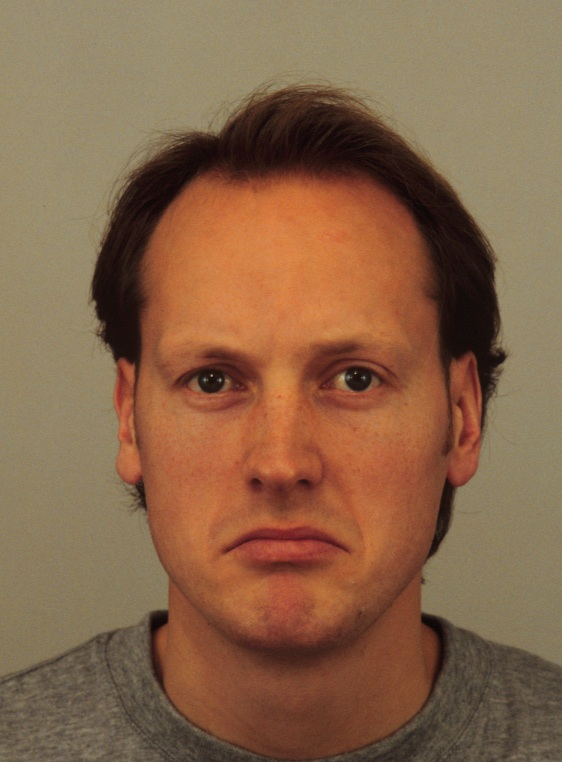
#> input picture fac/AM10SAS.JPG, 562 x 762 px, found by its file name
$ python 'Face Detection 2.py'   (Python 2 division)   (older library calls are emulated)
#> lines starting #> are read from the running program, lines starting #| are printed output that depends on the picture; after the words box and inside, x2 and y2 are one past the last pixel; in counts of white or black regions, pixels touching at a corner belong together
import cv2
import numpy as np
#from skimage.feature import greycomatrix

img = cv2.imread("F:\Projects\Emotion Detection\Database\AM10SAS.jpg")
#> img is the input picture: shape (762, 562, 3); mean B, G, R 73.2, 100.8, 135.6

gray = cv2.cvtColor(img, cv2.COLOR_BGR2GRAY)
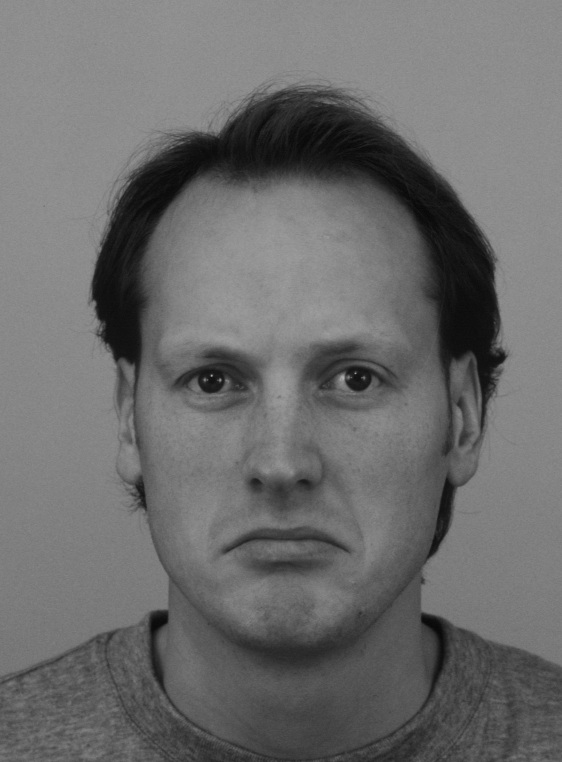
#> gray: shape (762, 562); min 6, max 174, mean 108.1
face_cascade = cv2.CascadeClassifier('F:\Program Files\OpenCV\sources\data\haarcascades\haarcascade_frontalface_default.xml')
eye_cascade = cv2.CascadeClassifier('F:\Program Files\OpenCV\sources\data\haarcascades\haarcascade_eye.xml')
mouth_cascade = cv2.CascadeClassifier('F:\Program Files\OpenCV\sources\data\haarcascades\haarcascade_mcs_mouth.xml')

faces = face_cascade.detectMultiScale(gray, scaleFactor = 1.5, minNeighbors = 5)
#> faces = [[84, 219, 410, 410]]

for (x,y,w,h) in faces:
    cv2.rectangle(img, (x,y), (x+w,y+h), (255,0,0), 2)
    roi_gray = gray[y:y+h, x:x+w]
    roi_color = img[y:y+h, x:x+w]

    eyes = eye_cascade.detectMultiScale(roi_gray, scaleFactor = 1.2, minNeighbors = 3, flags = 1, minSize = (70, 40))
    mouth = mouth_cascade.detectMultiScale(roi_gray, scaleFactor = 2.8, minNeighbors = 11, flags = 1, minSize = (150, 80))
    count = 0
    for (ex,ey,ew,eh) in eyes:
        ey = int(ey + 0.3*eh)
        eh = int(eh - 0.4*eh)
        cv2.rectangle(roi_color, (ex,ey), (ex+ew,ey+eh), (0,255,0), 2)

# [26 lines of commented-out code are left out]


    for (mx, my, mw, mh) in mouth:
        mxorg = mx
        myorg = my
        my = int(my + 0.25*mh)
        mh = int(mh - 0.5*mh)
        cv2.rectangle(roi_color, (mx, my), (mx+mw, my+mh), (0, 0, 255), 2)

        mouth_roi = roi_gray[my:my+mh, mx:mx+mw]
        mouth_roi_color = roi_color[my:my+mh, mx:mx+mw]
        kernel = np.ones((3,3), np.uint8)
        imgl = mouth_roi[:, 0:mouth_roi.shape[1]/2]
        imgr = mouth_roi[:, mouth_roi.shape[1]/2:mouth_roi.shape[1]]

        corners = cv2.cornerHarris(np.float32(imgl), 2, 5, 0.04)
        dst = cv2.dilate(corners, kernel, iterations = 2)
        mx1_cord = int(np.where(dst == dst.max())[0].mean())
        my1_cord = int(np.where(dst == dst.max())[1].mean())
        cv2.circle(mouth_roi_color, (my1_cord, mx1_cord), 5, (0, 0, 255), -1)

        corners = cv2.cornerHarris(np.float32(imgr), 2, 5, 0.04)
        dst = cv2.dilate(corners, kernel, iterations = 2)
        mx2_cord = int(np.where(dst == dst.max())[0].mean())
        my2_cord = int(np.where(dst == dst.max())[1].mean())
        cv2.circle(mouth_roi_color, (mouth_roi.shape[1]/2+my2_cord, mx2_cord), 5, (0, 0, 255), -1)
#> this loop made 1 pass
#> (x, y, w, h, eyes, mouth, count) on pass 1: (84, 219, 410, 410, [[216, 112, 92, 92], [81, 118, 88, 88]], [[103, 274, 196, 118]], 0)
#> pass 1, `roi_gray = gray[y:y+h, x:x+w]`:
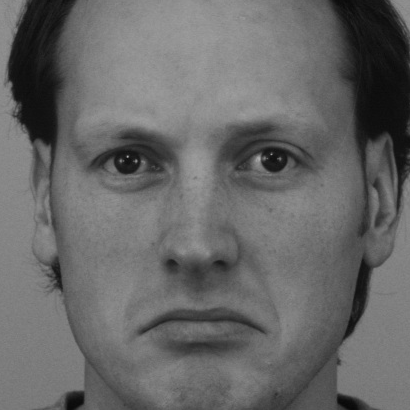
#> roi_gray: shape (410, 410); min 8, max 174, mean 103.7
#> after the loop:
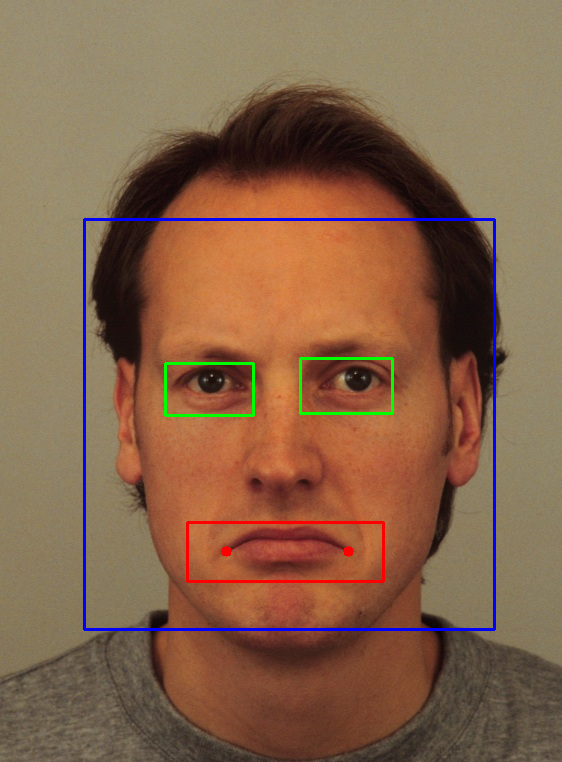
#> img: shape (762, 562, 3); 1.94% of pixels changed, all inside (x1, y1, x2, y2) = (83, 218, 496, 631)
#> after the loop:
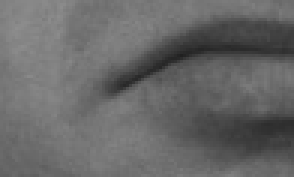
#> imgl: shape (59, 98) (shown 3 times larger); min 32, max 142, mean 103.8
#> after the loop:
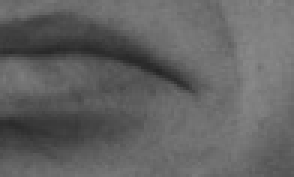
#> imgr: shape (59, 98) (shown 3 times larger); min 37, max 137, mean 98.4
#> after the loop:
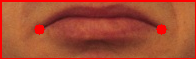
#> mouth_roi_color: shape (59, 196, 3); mean B, G, R 48.5, 74.3, 165
#> after the loop:
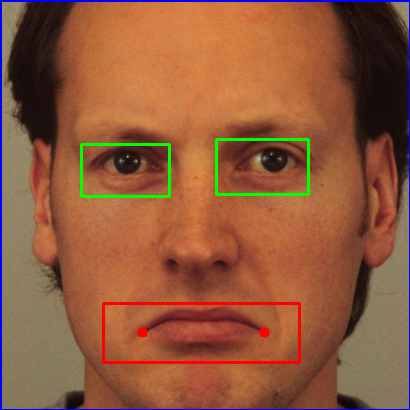
#> roi_color: shape (410, 410, 3); mean B, G, R 60.2, 89.5, 144.6

        #cv2.imshow('mouth', mouth_roi_color)

cv2.namedWindow("Image", cv2.WINDOW_NORMAL)
cv2.imshow("Image", img)
cv2.waitKey(0)
cv2.destroyAllWindows()

$ run again, with fac/AF01ANS.JPG copied over fac/AM10SAS.JPG
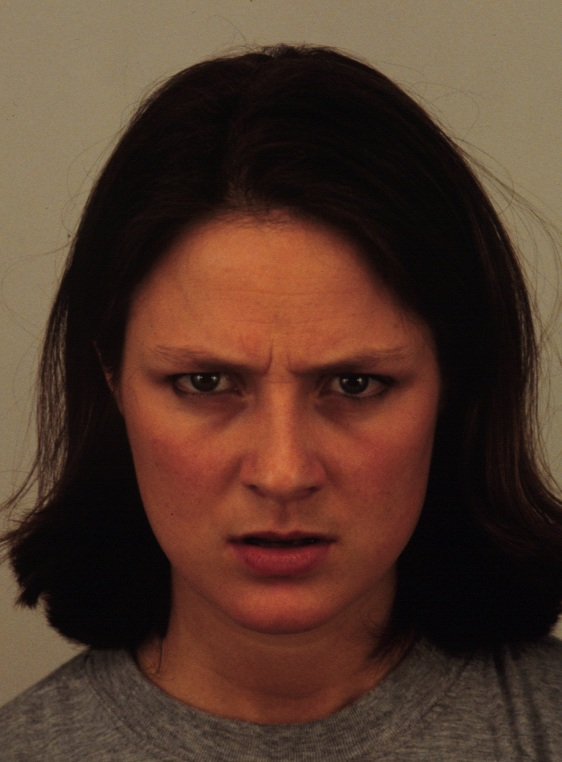
#> input picture fac/AF01ANS.JPG, 562 x 762 px, found by its file name
#> img is the input picture: shape (762, 562, 3); mean B, G, R 42.9, 56.2, 82.4
#> `gray = cv2.cvtColor(img, cv2.COLOR_BGR2GRAY)`:
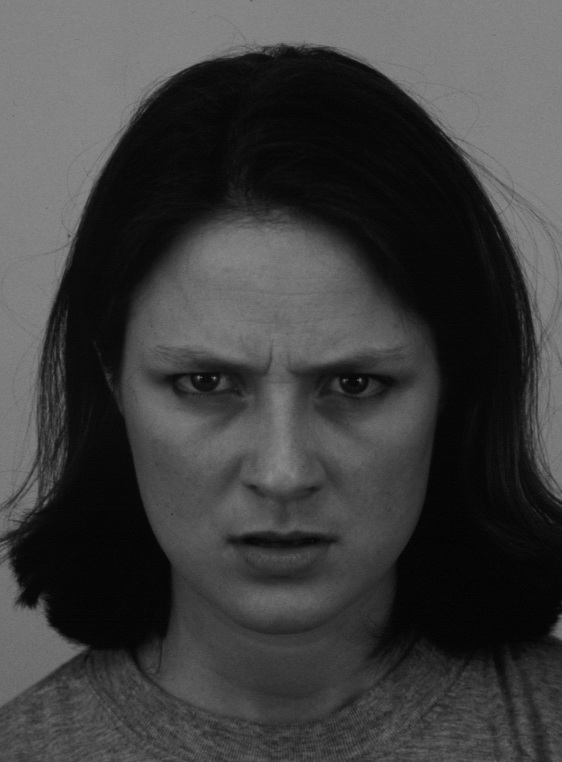
#> gray: shape (762, 562); min 1, max 140, mean 62.5
#> faces = [[77, 232, 410, 410]]
#> the loop `for (x,y,w,h) in faces:` made 1 pass
#> (x, y, w, h, eyes, mouth, count) on pass 1: (77, 232, 410, 410, [[229, 111, 85, 85], [73, 103, 94, 94]], [[108, 274, 196, 118]], 0)
#> after the loop `for (x,y,w,h) in faces:`:
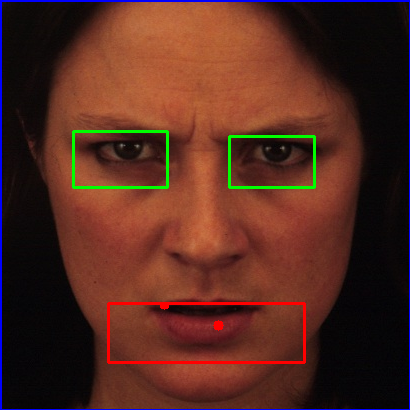
#> roi_color: shape (410, 410, 3); mean B, G, R 32.2, 42.7, 84.4
